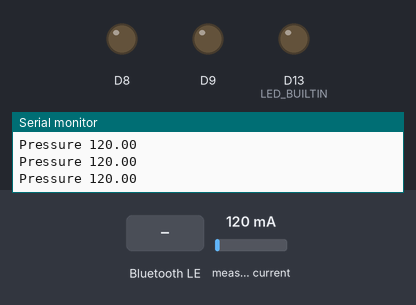
The sketch below on a simulated Arduino Nano 33 IoT. On the bench: output pins drawn as LEDs (lit = HIGH), the last lines printed to the serial monitor. The inputs (shaded band) are chosen by the test bench; at power-on: measured current 120 mA. Nothing arrives over Bluetooth unless stated; a phone connects over Bluetooth LE 3 s after start.

Above: at 1.2 s.
1.3 s: Bluetooth LE write "1" received
At 4.0 s:
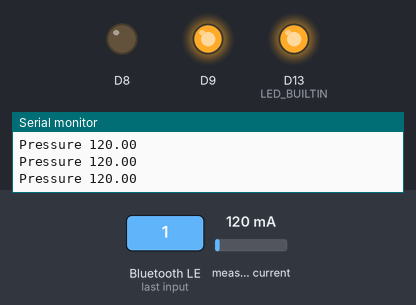
4.3 s: Bluetooth LE write "1" received
Timing chart, 0 to 7.3 s (numbered marks = the images above; inputs shaded):
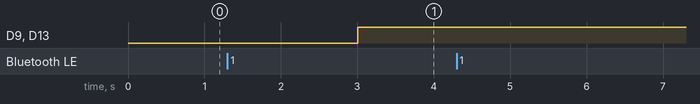

Measured:
- after the input at 1.3 s, D9: LOW → HIGH after 1.7 s

The sketch:

clay-pump-driver.ino
```cpp
/*
 Stepper Driver Control

 This program drives a stepper through a driver.
 The driver is attached to digital pins 8 and 9 and 3.3V of the Arduino.

 Created 28 May. 2020
 Modified 29 May. 2020
 by Kaiko Kivi

 */
#include <Arduino.h>
#include <ArduinoBLE.h>
#include "src/StepperDriver/StepperDriver.h"
#include "src/PressureReader/PressureReader.h"

// BLE attributes for Pump controller
const char *BLE_LOCAL_NAME = "Pump";
const char *BLE_DEVICE_NAME = "Pump";
const char *BLE_STEPPER_SERVICE_ID = "2f62cdb2-d105-466e-a818-81ea9adfe9ae";
const char *BLE_SPEED_CHAR_ID = "f2dd248a-4c5f-48c4-bee7-cc237fd666b4";
const char *BLE_PRESSURE_TARGET_CHAR_ID = "b9ec56a5-b66c-4ec6-89e2-7d539d606171";
const char *BLE_PRESSURE_SENSOR_CHAR_ID = "2dbee6b6-3bb7-456a-bd83-d830ed191eea";

// BLE attributes for EXTURDER controller
// const char *BLE_LOCAL_NAME = "Extruder";
// const char *BLE_DEVICE_NAME = "Extruder";
// const char *BLE_STEPPER_SERVICE_ID = "19b10000-e8f2-537e-4f6c-d104768a1214";
// const char *BLE_SPEED_CHAR_ID = "19b10001-e8f2-537e-4f6c-d104768a1214";
// const char *BLE_PRESSURE_TARGET_CHAR_ID = "b9ec56a5-b66c-4ec6-89e2-7d539d606171";
// const char *BLE_PRESSURE_SENSOR_CHAR_ID = "991a50fa-b15c-434c-877d-9026a65363cb";

const int fullStepRev = 200;
const int stepFrag = 5;
const int stepsPerRevolution = fullStepRev * stepFrag; // change this to fit the number of steps per revolution

int speed = 0; // initial speed is 0
float pressureTarget = 5.0; // initial pressure target is 5.0
int pressure_plot_cycle = 0;

// initialize the stepper library on pins 8, 9:
Stepper pumpStepper(stepsPerRevolution, 8, 9);

// initialise pressure sensor
PressureSensor pressureSensor;

BLEService StepperService(BLE_STEPPER_SERVICE_ID); // BLE LED Service
BLEIntCharacteristic speedCharacteristic(BLE_SPEED_CHAR_ID, BLERead | BLEWrite | BLENotify);
BLEFloatCharacteristic pressureTargetCharacteristic(BLE_PRESSURE_TARGET_CHAR_ID, BLERead | BLEWrite | BLENotify);
BLEFloatCharacteristic pressureCharacteristic(BLE_PRESSURE_SENSOR_CHAR_ID, BLERead | BLEWrite | BLENotify);

void setup()
{
  // set the speed at 60 rpm:
  // initialize the serial port:
  Serial.begin(9600);
  // while (!Serial);

  pinMode(LED_BUILTIN, OUTPUT);

  if(!pressureSensor.begin()) {

    Serial.println("Starting sensor falied");
    pumpStepper.setMove(0,0);
  } else {
    float pressure = pressureSensor.readMA();

    Serial.print("Pressure ");
    Serial.println(pressure);
  }

  if (!BLE.begin())
  {
    Serial.println("Starting BLE failed!");

    while (1);
  }

  // set advertised local name and service UUID:
  BLE.setLocalName(BLE_LOCAL_NAME);
  BLE.setDeviceName(BLE_DEVICE_NAME);
  BLE.setAdvertisedService(StepperService);

  // add the characteristic to the service
  StepperService.addCharacteristic(speedCharacteristic);
  StepperService.addCharacteristic(pressureTargetCharacteristic);
  StepperService.addCharacteristic(pressureCharacteristic);

  // add service
  BLE.addService(StepperService);

  // set the initial value for the characeristic:
  speedCharacteristic.writeValue(speed);

  // start advertising
  BLE.advertise();

  Serial.println("Stepper Control BLE Peripheral");
}

bool BLEStatus = false;

void loop()
{
  // listen for BLE peripherals to connect:
  BLEDevice central = BLE.central();
  // Serial.println("waiting for central");

  // if a central is connected to peripheral:
  if (central.connected())
  {
    if(BLEStatus == false) {
      digitalWrite(LED_BUILTIN, HIGH); // turn the LED on (HIGH is the voltage level)
      Serial.print("Connected to central: ");
      // print the central's MAC address:
      Serial.println(central.address());
      BLEStatus = true;
    }

      // check for characteristic write
      if (speedCharacteristic.written())
      {
        Serial.print("Speed: ");
        Serial.println(speedCharacteristic.value(), 10);
        speed = speedCharacteristic.value();
        pressureTarget = 0;
        // setMove(int <no of steps> | 0 <infinite> [, int <speed rpm> [, bool <move immediately>])
        pumpStepper.setMove(0, speed);
      }

      if (pressureTargetCharacteristic.written())
      {
        Serial.print("Pressure Target: ");
        Serial.println(pressureTargetCharacteristic.value());
        Serial.print("Using speed: ");
        Serial.println(speed);

        pressureTarget = pressureTargetCharacteristic.value();
        // setMove(int <no of steps> | 0 <infinite> [, int <speed rpm> [, bool <move immediately>])
        if(pressureSensor.connected) {
          float pressure = pressureSensor.readMA();
          Serial.print("Pressure ");
          Serial.println(pressure);
          pressureCharacteristic.writeValue(pressure);

          pumpStepper.setMove(0, speed);
          speedCharacteristic.writeValue(speed);
        }
        else
        {
          if (pressureSensor.begin())
          {
            pumpStepper.setMove(0, speed);
            speedCharacteristic.writeValue(speed);
          }
          else
          {
            pumpStepper.setMove(0, 0);
            speed = 0;
            speedCharacteristic.writeValue(0);
            pressureTargetCharacteristic.writeValue(0);
            Serial.println("Pressure sensor not connected!");
          }
        }
      }
      // while(pumpStepper.step())

  }

  if (pressureSensor.connected)
  {
    if ((micros() - pressureSensor.last_read_time) > 10.0)
    {
      float pressure = pressureSensor.readMA();
      if (pressure_plot_cycle < 100)
      {
        pressure_plot_cycle++;
      }
      else
      {
        Serial.print("Pressure ");
        Serial.println(pressure);
        pressureCharacteristic.writeValue(pressure);

        if (pressure > pressureTarget)
        {
          pumpStepper.setMove(0, 0);
          speedCharacteristic.writeValue(0);
        }
        if(pressure < pressureTarget) {
          if (pressure < (pressureTarget * 0.98) && pressureTarget != 0)
          {
            pumpStepper.setMove(0, speed);
            speedCharacteristic.writeValue(speed);
          } else {
            float speedFrac = (pressureTarget - pressure) / pressureTarget / 0.02;
            Serial.print("SpeedFrac");
            Serial.println(speedFrac);
            Serial.println(speed * speedFrac);
            pumpStepper.setMove(0, speed);
            speedCharacteristic.writeValue(speed * speedFrac);
          }
        }
        pressure_plot_cycle = 0;
      }

      // hard stop when pressure hits a limit or is lost somehow
      if (pressure > 12 || pressure < 3) {
        pumpStepper.setMove(0, 0);
        pressureCharacteristic.writeValue(pressure);
        speedCharacteristic.writeValue(0);
      }
    }
  } else {
    if (pressureTarget != 0) {
      pressureTarget = 0;
      pumpStepper.setMove(0, 0);
    }
  }

  // do step if required
  pumpStepper.step();

  if (!central.connected() && BLEStatus == true)
  {
    // write the speed setting to BLE so that on reconnect the central can read it
    speedCharacteristic.writeValue(speed);
    digitalWrite(LED_BUILTIN, LOW); // turn the LED off by making the voltage LOW
    Serial.print(F("Disconnected from central: "));
    Serial.println(central.address());
    BLEStatus = false;
  }
}
```

PressureReader.cpp
```cpp
#include <Wire.h>
#include <Adafruit_INA219.h>
#include "PressureReader.h"

PressureSensor::PressureSensor () {
    Adafruit_INA219 ina219;
    this->sensor = ina219;
    this->connected = false;
    // this->sensor.begin();

    this->pressure_MA = -5.76;
    this->MA_current_itt = 0;
    this->last_read_time = micros();
}
bool PressureSensor::begin(){
    Serial.println("Sensor begin");
    this->connected = this->sensor.begin();
    if(this->connected) {
        Serial.println("Sensor connected");
    } else {
        Serial.println("Sensor not connected");
    }

    return this->connected;
}
float PressureSensor::read() {
    // Adafruit_INA219 ina219;
    if (!this->connected)
    {
        return pressure_MA;
    }

    float voltage_V = 0;
    float shuntVoltage_mV;
    float busVoltage_V;
    float current_mA = 0;
    float power_mW = 0;
    float energy_Wh = 0;
    long time_s = 0;

    // time_s = millis() / (1000); // convert time to sec
    // busVoltage_V = this->sensor.getBusVoltage_V();
    // shuntVoltage_mV = this->sensor.getShuntVoltage_mV();
    // voltage_V = busVoltage_V + (shuntVoltage_mV / 1000);
    current_mA = this->sensor.getCurrent_mA();
    //power_mW = this->sensor.getPower_mW();
    // power_mW = current_mA * voltage_V;
    // energy_Wh = (power_mW * time_s) / 3600; //energy in watt hour

    return current_mA;
}

float PressureSensor::readMA(void) {
    this->last_read_time = micros();

    float current_mA = this->read();

    if (this->MA_current_itt < 1000) {
        this->MA_current_itt++;
    }

    // calculate moving average
    this->pressure_MA = ((this->pressure_MA * (this->MA_current_itt - 1) + current_mA) / this->MA_current_itt);
    // this->pressure_MA = MA_current;

    return this->pressure_MA;
}
```

PressureReader.h
```cpp
#include <Adafruit_INA219.h>
/*
 Pressure Reader Lib


 Created 12 Oct. 2020
 Modified 12 Oct. 2020
 by Kaiko Kivi

 */

class PressureSensor
{
public:
    PressureSensor();

    int last_read_time;
    float read(void);
    float readMA(void);
    bool begin(void);
    bool connected;

private:
    Adafruit_INA219 sensor;
    float pressure_MA;
    float MA_current_itt;
};
```

StepperDriver.cpp
```cpp
#include <Arduino.h>
#include "StepperDriver.h"

Stepper::Stepper(int stepsPerRevolution, int step_pin, int dir_pin)
{
    this->last_step_time = 0;
    this->number_of_steps = stepsPerRevolution;
    this->step_pin = step_pin;
    this->dir_pin = dir_pin;
    this->step_delay = 0;
    this->speed = 0;
    pinMode(this->step_pin, OUTPUT);
    pinMode(this->dir_pin, OUTPUT);
}

void Stepper::setSpeed(long whatSpeed)
{
    this->speed = whatSpeed;
    if(this->speed == 0) {
        this->move_continue = false;
    }
    //Serial.println("setSpeed");
    this->step_delay = 60L * 1000L * 1000L / this->number_of_steps / abs(whatSpeed);
    // Serial.println(this->step_delay);
    if (whatSpeed > 0)
    {
        dirMotor(1);
    }
    if (whatSpeed < 0)
    {
        dirMotor(0);
    }
}
void Stepper::setMove(int steps_to_move)
{
    this->steps_left = abs(steps_to_move); // how many steps to take
    this->last_step_time = micros();       // reset last_step_time to now
}
void Stepper::setMove(int steps_to_move, long whatSpeed)
{
    if(steps_to_move == 0 && whatSpeed != 0) {
        this->move_continue = true;
    } else {
        this->move_continue = false;
    }
    if(abs(whatSpeed) > 0) {
        this->setSpeed(whatSpeed);
        this->setMove(steps_to_move);
    } else {
        this->steps_left = 0;
    }
}
void Stepper::setMove(int steps_to_move, long whatSpeed, bool finish)
{
    this->setMove(steps_to_move, whatSpeed);
    if (finish)
        while (this->stepDelay())
        {
            delay(1);
        };
}
int Stepper::step()
{
    if (
        this->move_continue && // is in move
        this->step_delay != 0 && // speed is defined
        ( micros() - this->last_step_time) > this->step_delay) // time to make a step has come
    {
        // Serial.println("step");
        stepMotor();
        this->last_step_time = this->last_step_time + this->step_delay;
        // above would fail to catch up if the motor is behind a more than a step
    }
    return this->last_step_time;
}
int Stepper::stepDelay()
{
    if (this->steps_left < 1 && !this->move_continue)
        return 0;
    unsigned long now = micros();
    while (now - this->last_step_time < this->step_delay)
    {
        now = micros();
    }
    // increment or decrement the step number,
    // depending on direction:
    if (this->dir == 1)
    {
        this->step_number++;
        if (this->step_number == this->number_of_steps)
        {
            this->step_number = 0;
        }
    }
    else
    {
        if (this->step_number == 0)
        {
            this->step_number = this->number_of_steps;
        }
        this->step_number--;
    }
    // decrement the steps left:
    this->steps_left--;
    // step the motor to step number 0, 1, ..., {3 or 10}
    stepMotor();
    this->last_step_time = this->last_step_time + this->step_delay;
    return this->steps_left;
}

void Stepper::dirMotor(int dir)
{
    if (dir == 1 && digitalRead(this->dir_pin) != HIGH)
        digitalWrite(this->dir_pin, HIGH);
    if (dir == 0 && digitalRead(this->dir_pin) != LOW)
        digitalWrite(this->dir_pin, LOW);
}
void Stepper::stepMotor()
{
    digitalWrite(this->step_pin, HIGH);
    delayMicroseconds(50);
    digitalWrite(this->step_pin, LOW);
    delayMicroseconds(50);
}
```

StepperDriver.h
```cpp
/*
 Stepper Driver Control Lib

 This program drives a stepper through a driver.
 The driver is attached to digital pins 8 and 9 and 3.3V of the Arduino.

 Created 28 May. 2020
 Modified 29 May. 2020
 by Kaiko Kivi

 */

class Stepper
{
public:
    Stepper(int stepsPerRevolution, int step_pin, int dir_pin);

    long speed;
    void setSpeed(long whatSpeed);
    void setMove(int steps_to_move);
    void setMove(int steps_to_move, long whatSpeed);
    void setMove(int steps_to_move, long whatSpeed, bool finish);
    int step();
    int stepDelay();
    unsigned long last_step_time; // time stamp in us of when the last step was taken

private:
    void dirMotor(int dir);
    void stepMotor();
    int dir;
    int step_pin;
    int dir_pin;
    int step_number;
    int steps_left;
    bool move_continue;
    unsigned long step_delay;
    int number_of_steps;
};
```
